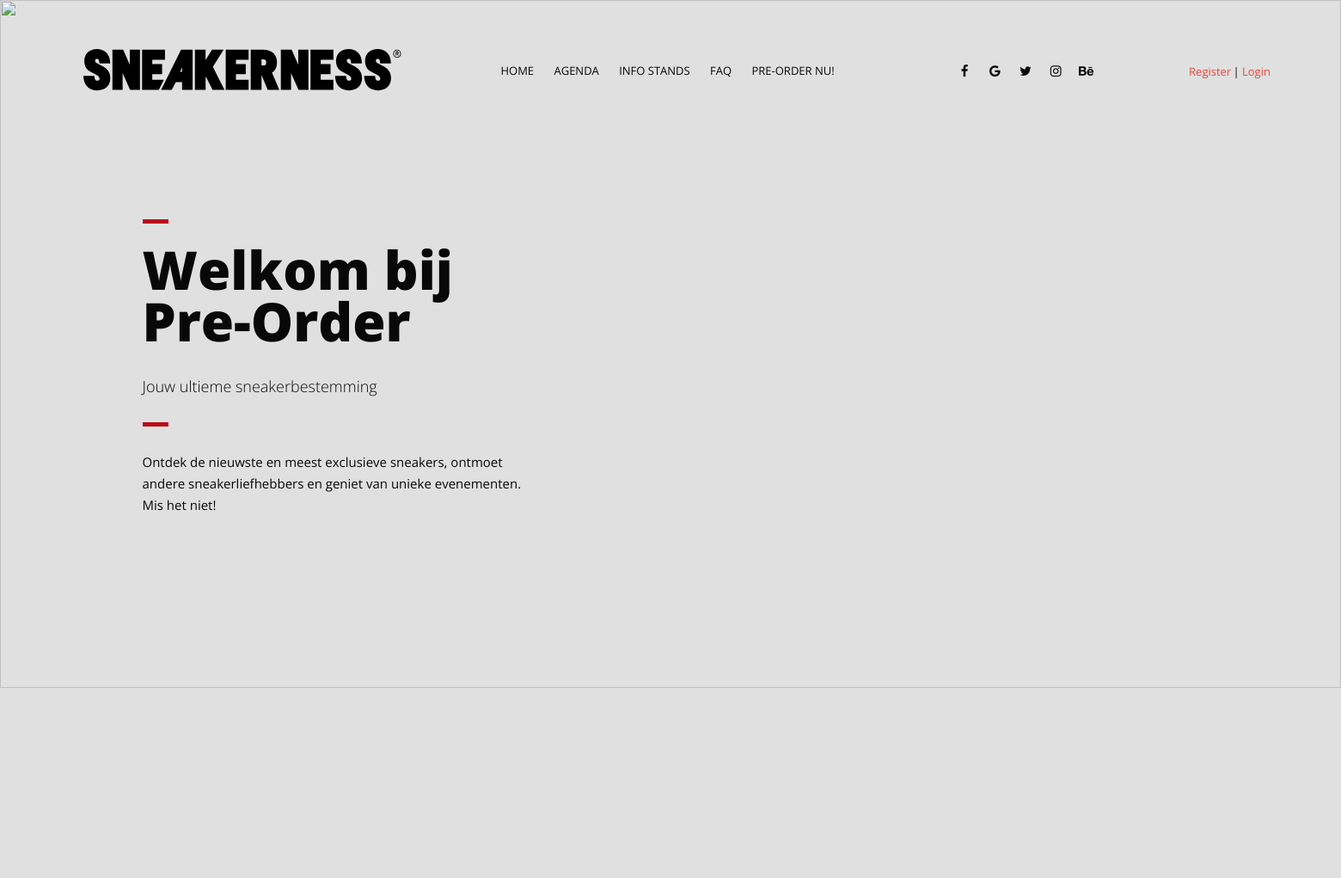
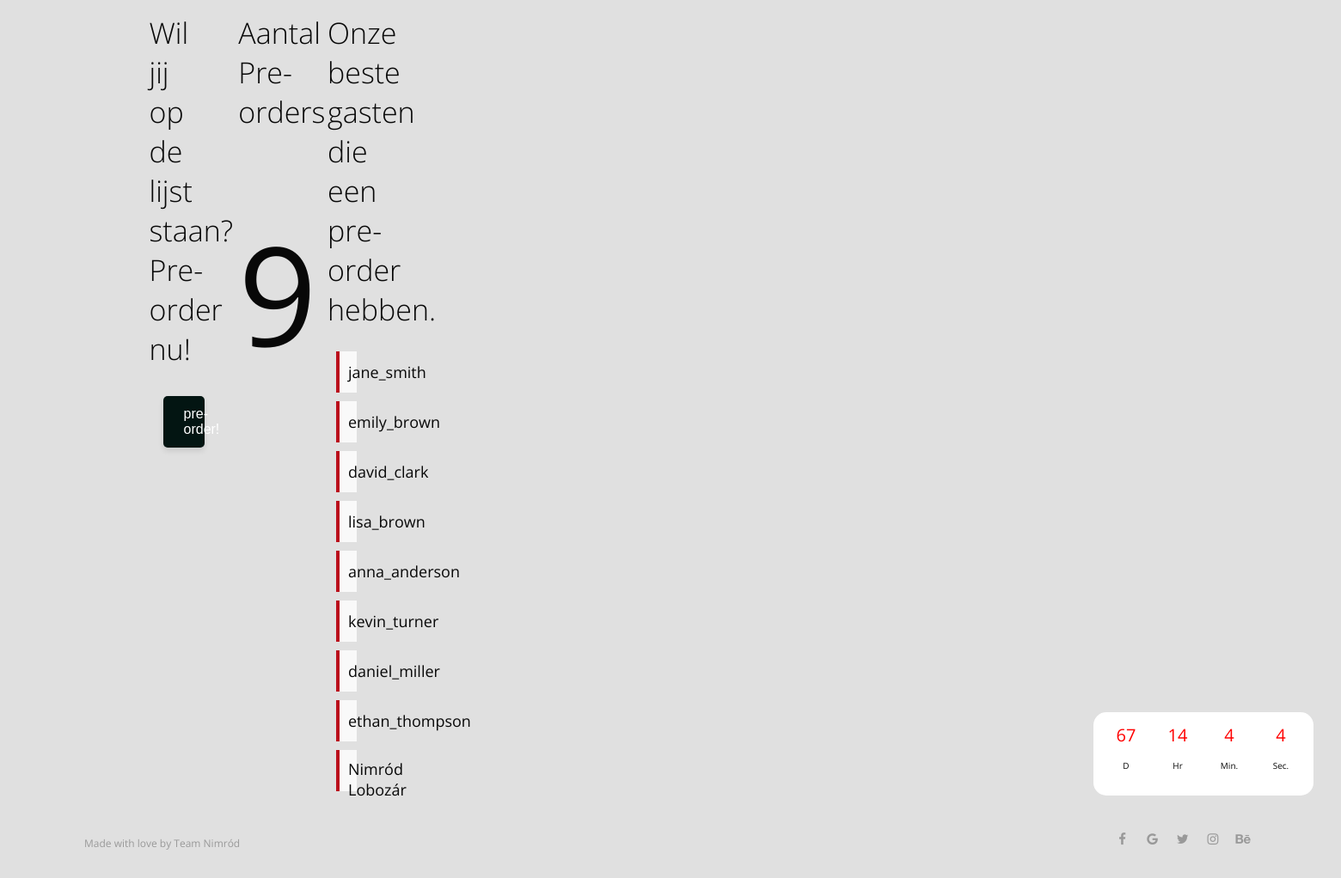
The page /pre-order-waitlist.php on the database its author committed (2 pictures, top to bottom).
### tables this page shows
CREATE TABLE IF NOT EXISTS `user` (
  `id` tinyint UNSIGNED NOT NULL AUTO_INCREMENT,
  `Username` varchar(20) NOT NULL,
  `Email` varchar(255) NOT NULL,
  `Password` varchar(255) NOT NULL,
  `PreOrder` bit(1) NOT NULL DEFAULT b'0',
  `date` datetime NOT NULL,
  PRIMARY KEY (`id`)
);

### pre-order-waitlist.php (the view, shortened to what this page needs)
<!DOCTYPE html>
<html lang="nl">
<head lang="en">
    <link rel="stylesheet" href="assets/css/style.css">
    <link rel="stylesheet" href="assets/css/namari-color.css">
    <link rel="stylesheet" href="https://cdnjs.cloudflare.com/ajax/libs/font-awesome/6.0.0-beta3/css/all.min.css">
    <link rel="stylesheet" href="assets/css/font-awesome.min.css">
    <link href="assets/css/animate.css" rel="stylesheet" type="text/css">
</head>
<body>
    <div id="wrapper">
        <header id="banner" class="scrollto clearfix" data-enllax-ratio=".5">
            <div id="header" class="nav-collapse">
                <div class="">
                    <div class="">
                        <div id="logo">
                            <a href="/">
                            </a>
                        </div>
                        <aside>
                            <ul class="social-icons">
                                <li>
                                    <a target="_blank" title="Facebook" href="https://www.facebook.com/username">
                                        <i class="fa fa-facebook fa-1x"></i><span>Facebook</span>
                                    </a>
                                </li>
                                <li>
                                    <a target="_blank" title="Google" href="http://google.com/">
                                        <i class="fa fa-google fa-1x"></i><span>Google</span>
                                    </a>
                                </li>
                                <li>
                                    <a target="_blank" title="Twitter" href="http://www.twitter.com/username">
                                        <i class="fa fa-twitter fa-1x"></i><span>Twitter</span>
                                    </a>
                                </li>
                                <li>
                                    <a target="_blank" title="Instagram" href="http://www.instagram.com/username">
                                        <i class="fa fa-instagram fa-1x"></i><span>Instagram</span>
                                    </a>
                                </li>
                                <li>
                                    <a target="_blank" title="behance" href="http://www.behance.net">
                                        <i class="fa fa-behance fa-1x"></i><span>Behance</span>
                                    </a>
                                </li>
                            </ul>
                            <ul class="interface-icons">
                                <li>
                                    <a href="/register">Register</a>
                                </li>
                                <li>
                                    <a href="/login">Login</a>
                                </li>
                            </ul>
                        </aside>
                        <nav id="nav-main">
                            <ul>
                                <li>
                                    <a href="/" class="active links">Home</a>
                                </li>
                                <li>
                                    <a href="/agenda" class="links">Agenda</a>
                                </li>
                                <li>
                                    <a href="/informatieStands" class="links">Info Stands</a>
                                </li>
                                <li>
                                    <a href="/FAQ" class="links">FAQ</a>
                                </li>
                                <li>
                                    <a href="#" class="links">Pre-order nu!</a>
                                </li>
                            </ul>
                        </nav>
                    </div>
                </div>
            </div>
            <div id="banner-content" class="row clearfix">
                <div class="col-38">
                    <div class="section-heading">
                        <h1>Welkom bij Pre-Order</h1>
                        <h2>Jouw ultieme sneakerbestemming</h2>
                        <p>Ontdek de nieuwste en meest exclusieve sneakers, ontmoet andere sneakerliefhebbers en geniet
                            van unieke evenementen. Mis het niet!</p>
                    </div>
                </div>
            </div>
        </header>
    </div>
    <div class="banner">
        <img class="pre-order-img" src="https://t3.ftcdn.net/jpg/04/47/45/18/360_F_447451812_qESxM59uYu4VEziwYgAnhxrYbbWlEaXR.jpg" alt="">
    </div>
    <main class="pre-order-main">
        <div class="row">
            <div class="col-1">
                <h2 class="col-1">Wil jij op de lijst staan? Pre-order nu!</h2>
                <div class="col-1 button-container">
                    <button class="pre-order-button" onclick="preOrderButton()">
                        pre-order!
                    </button>
                </div>
            </div>
            <?php
            include 'config/config.php';
            $sql = "SELECT username FROM user WHERE PreOrder = 1";
            $sqlCount = "SELECT COUNT(*) as total_preorders FROM user WHERE PreOrder = 1";
            try {
                $stmt = $pdo->prepare($sql);
                $stmt->execute();
                $usernames = $stmt->fetchAll(PDO::FETCH_ASSOC);
                $stmtCount = $pdo->prepare($sqlCount);
                $stmtCount->execute();
                $countResult = $stmtCount->fetch(PDO::FETCH_ASSOC);
                $totalPreorders = $countResult['total_preorders'];
            } catch (PDOException $e) {
                die("Fout bij het ophalen van gegevens: " . $e->getMessage());
            }
            ?>
            <div class="col-1">
                <h2 class="col-1">Aantal Pre-orders</h2>
                <div class="col-1 pre-order-number">
                    <p>
                        <?php echo htmlspecialchars($totalPreorders); ?>
                    </p>
                </div>
            </div>
            <div class="col-1">
                <h2 class="col-1">Onze beste gasten die een pre-order hebben.</h2>
                <div class="col-1 pre-orders">
                    <ul>
                        <?php foreach ($usernames as $user): ?>
                            <li><?php echo htmlspecialchars($user['username']); ?></li>
                        <?php endforeach; ?>
                    </ul>
                </div>
            </div>
        </div>
    </main>
    <section class="countdown-pre-container wow fadeInRight" data-wow-delay=".9s">
        <div class="col-12 countdown-container flex">
            <div class="countdown row">
                <div class="col-3">
                    <div class="">
                        <span id="days"></span>
                        <p>D</p>
                    </div>
                </div>
                <div class="col-3">
                    <div class="">
                        <span id="hours"></span>
                        <p>Hr</p>
                    </div>
                </div>
                <div class="col-3">
                    <div class="">
                        <span id="minutes"></span>
                        <p>Min.</p>
                    </div>
                </div>
                <div class="col-3">
                    <div class="">
                        <span id="seconds"></span>
                        <p>Sec.</p>
                    </div>
                </div>
            </div>
        </div>
    </section>
    <footer id="landing-footer" class="padding landing-footer jc-center clearfix">
        <div class="col-6">
            <p id="copyright">Made with love by<a href="/"> Team Nimród</a>
            </p>
        </div>
        <div class="media-icons col-6">
            <ul class="social-icons">
                <li>
                    <a target="_blank" title="Facebook" href="https://www.facebook.com/username">
                        <i class="fa fa-facebook fa-1x"></i><span>Facebook</span>
                    </a>
                </li>
                <li>
                    <a target="_blank" title="Google" href="http://google.com">
                        <i class="fa fa-google fa-1x"></i><span>Google</span>
                    </a>
                </li>
                <li>
                    <a target="_blank" title="Twitter" href="http://www.twitter.com/username">
                        <i class="fa fa-twitter fa-1x"></i><span>Twitter</span>
                    </a>
                </li>
                <li>
                    <a target="_blank" title="Instagram" href="http://www.instagram.com/username">
                        <i class="fa fa-instagram fa-1x"></i><span>Instagram</span>
                    </a>
                </li>
                <li>
                    <a target="_blank" title="behance" href="http://www.behance.net">
                        <i class="fa fa-behance fa-1x"></i><span>Behance</span>
                    </a>
                </li>
            </ul>
        </div>
    </footer>
</body>
</html>

### assets/css/namari-color.css (style rules this page uses)
body { background: #e0e0e0; }
a, .la-ball-triangle-path { color:#ba0d1b ; }
#banner .section-heading:before, .testimonial.classic footer:before, #bannerFAQ .section-heading:before, .testimonial.classic footer:before { background: #ba0d1b ; }
#header nav a, #header i { color: #080808; }
#header.nav-solid, #header.nav-solid a, #header.nav-solid i, #nav-mobile ul li a { color: #333; }
.section-heading h2:after { background: #ba0d1b ; content: ""; display: block; width: 30px; height: 5px; margin-top: 30px; }
body { font-family: 'Open Sans', sans-serif, Arial, Helvetica; font-size: 15px; font-weight: normal; color: #080808; }
#banner h1 { font-family: 'Open Sans', sans-serif, Arial, Helvetica; font-size: 62px; line-height: 60px; font-weight: 800; color: #080808; }
#banner h2 { font-family: 'Open Sans', sans-serif, Arial, Helvetica; font-size: 18px; font-weight: 300; color: #080808; }
h1 { font-family: 'Open Sans', sans-serif, Arial, Helvetica; font-size: 40px; font-weight: 300; color: #080808; }
h2 { font-family: 'Open Sans', sans-serif, Arial, Helvetica; font-size: 34px; font-weight: 300; color: #080808; }
#landing-footer, #landing-footer p, #landing-footer a { font-family: 'Open Sans', sans-serif, Arial, Helvetica; font-size: 12px; font-weight: normal; color: #999; }
#landing-footer i { color: #999; }

### rows shown on the page
user: Username "jane_smith"
user: Username "emily_brown"
user: Username "david_clark"
user: Username "lisa_brown"
user: Username "anna_anderson"
user: Username "kevin_turner"
user: Username "daniel_miller"
user: Username "ethan_thompson"
user: Username "Nimród Lobozár"

### other values the page prints
$totalPreorders "9"
